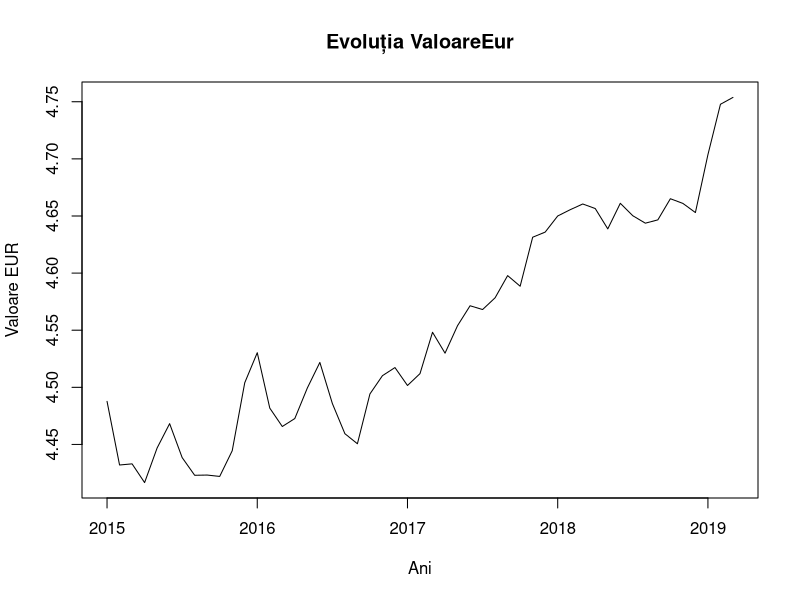
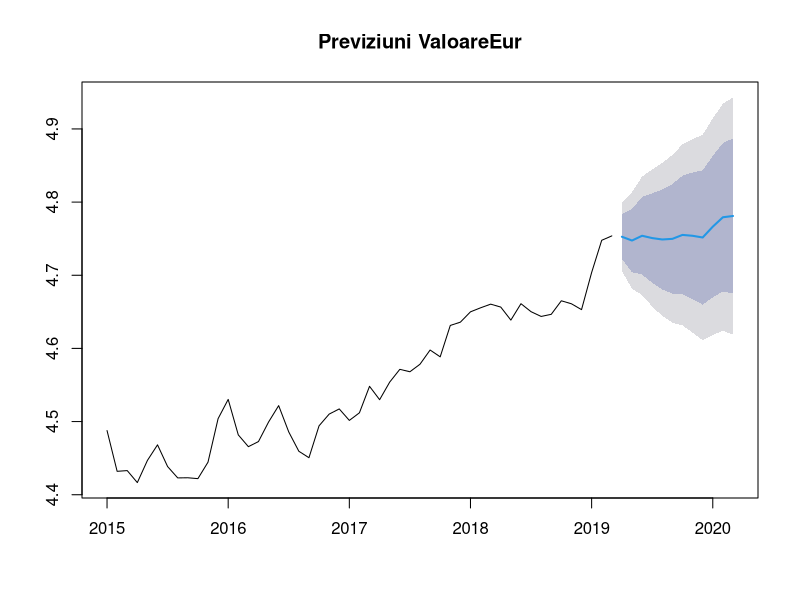
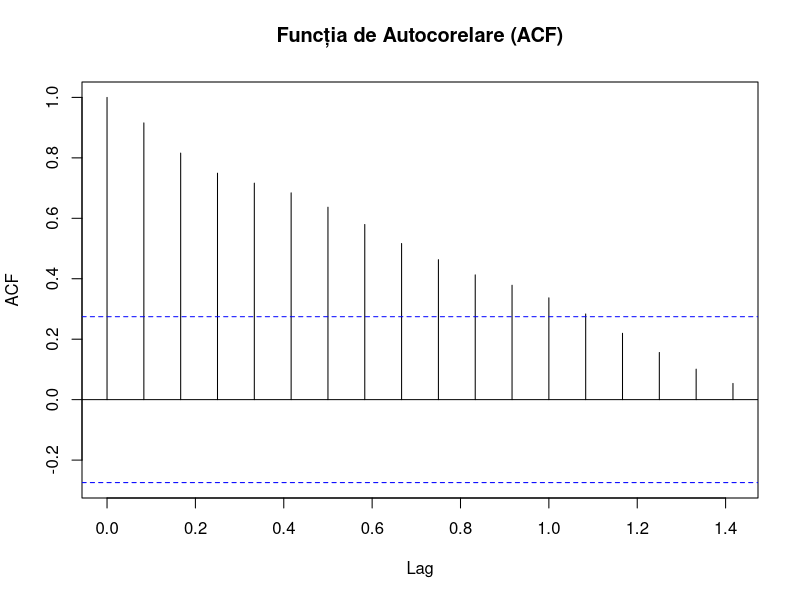
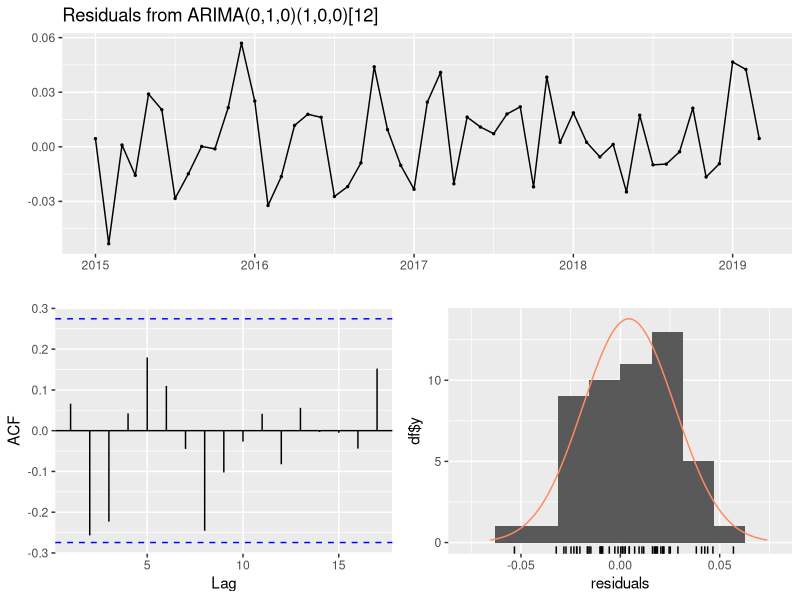

These charts were generated, in order, by the following R code:
valori <- c(4.4877, 4.432, 4.433, 4.4166, 4.4469, 4.4682, 4.4385, 4.423, 4.4232, 4.422, 
            4.4445, 4.504, 4.5303, 4.4818, 4.4657, 4.4727, 4.4994, 4.5218, 4.4858, 
            4.4594, 4.4506, 4.4942, 4.5102, 4.5173, 4.5016, 4.512, 4.5482, 4.5299, 
            4.554, 4.5714, 4.5681, 4.5784, 4.5978, 4.5885, 4.6314, 4.6359, 4.65, 
            4.6555, 4.6605, 4.6565, 4.6387, 4.6611, 4.6502, 4.6437, 4.6466, 4.6651, 
            4.661, 4.653, 4.7037, 4.7478, 4.7538)
ts_date <- ts(valori, start = c(2015, 1), frequency = 12)
plot(ts_date, main = "Evoluția ValoareEur", ylab = "Valoare EUR", xlab = "Ani")
summary(ts_date)
sd(ts_date)
library(tseries)
adf.test(ts_date)
library(forecast)
model_arima <- auto.arima(ts_date)
summary(model_arima)
forecast_model <- forecast(model_arima, h = 12)
plot(forecast_model, main = "Previziuni ValoareEur")
print(forecast_model)
library(tseries)
adf_result <- adf.test(ts_date)
print(adf_result)
ts_diff <- diff(ts_date)
adf_diff_result <- adf.test(ts_diff)
print(adf_diff_result)
acf(ts_date, main = "Funcția de Autocorelare (ACF)")
checkresiduals(model_arima)
